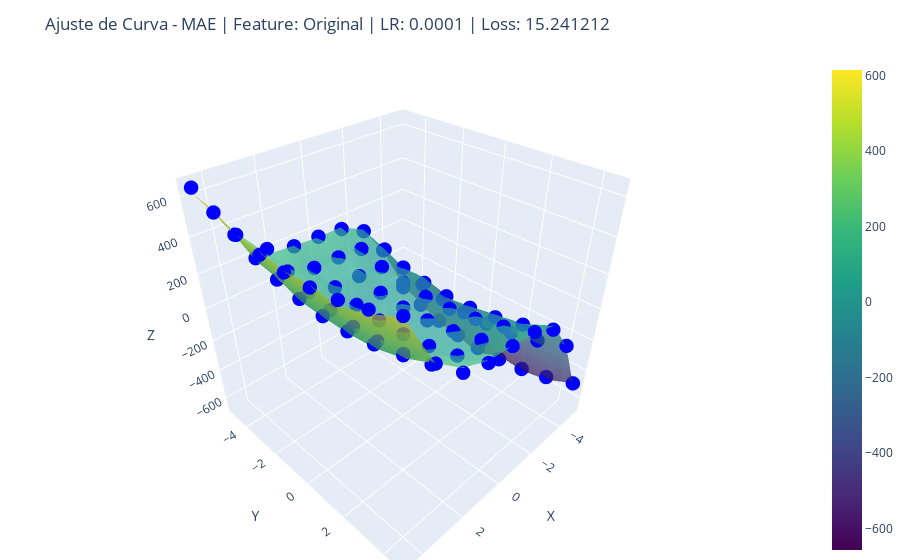

Notebook code for this chart:
### Markdown cell above
### MAE

### Code cell
_ = plot_best_by_loss(df_result, "MAE", df, features_normalized, features_pradonized)
